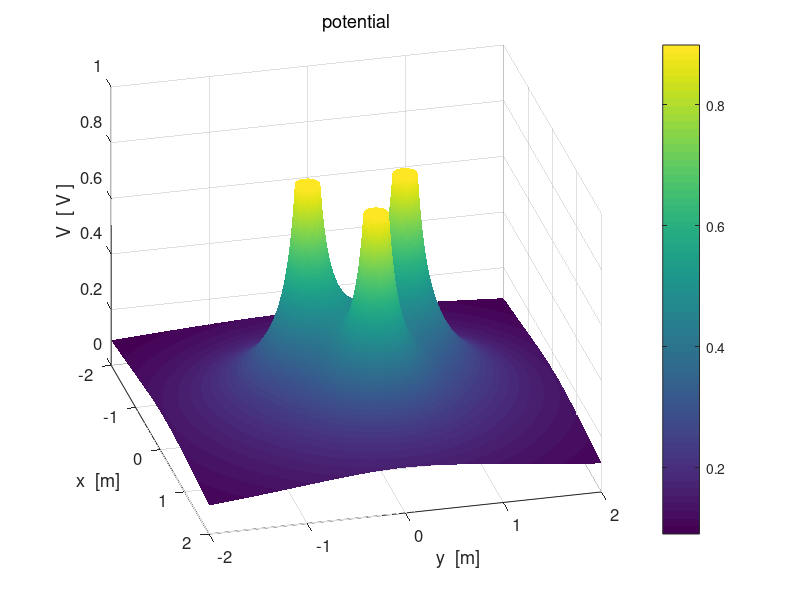

MATLAB code for this plot: (Note: this script raises an error after producing the figure.)
% cemVE06.m
% 19 april 2016
% Ian Cooper
% School of Physics, University of Sydney
% https://d-arora.github.io/Doing-Physics-With-Matlab/

% Potential and Electric Field in [2D] region
% 3 equal charges at the corners of an equilateral triangle

% Figure 6: Electric field lines
%           need to be careful with number of streamlines and their
%           starting positions ===>
%           Density of electric lines proportion to strength of electric field


clear all
close all
clc
tic

% ========================================================================
% INPUTS  
% ========================================================================

% Number of grid point    [N = 10001]
   N = 1001;
   
% Charge  Q = [10, 0, 0, 0, 0] 
   Q = [10, 10, 10, 0, 0] .* 1e-6;
   
% Radius of circular charged conductor;   
   a = 0.1;
   
% X & Y components of position of charges  [0, 0, 0, 0, 0]
   xC = [0,  0,  sqrt(2/3), 0, 0];
   yC = [-0.5, +0.5  0,  0,    0];

% constants
   eps0 = 8.854e-12;
   kC = 1/(4*pi*eps0);
   
% Dimensions of region / saturation levels
%   [dimensions of region -2 to 2 / minR = 1e-6 / Esat = 1e6 / Vsat = 1e6]
   minX = -2;  
   maxX =  2;
   minY = -2;
   maxY =  2;
   minR = 1e-6;
   minRx = 1e-6;
   minRy = 1e-6;
   Vsat = kC * max(abs(Q)) / a;
   Esat = kC * max(abs(Q)) / a^2;
   
% =======================================================================
% SETUP 
% =======================================================================
   
% Fields
    V = zeros(N,N);
    Ex = zeros(N,N); Ey = zeros(N,N);
    
% [2D] region
    x  = linspace(minX,maxX,N);
    y = linspace(minY, maxY,N);
    
% Color of charged object  +  red   /   - black
    col1 = [1 0 0];
    col2 = [0 0 0];
   
% Grid positions
    [xG, yG] = meshgrid(x,y);

% =======================================================================
% CALCULATION: POTENTIAL & ELECTRIC FIELD 
% =======================================================================

for n = 1 : 3
   Rx = xG - xC(n);
   Ry = yG - yC(n);
   
   index = find(abs(Rx)+ abs(Ry) == 0); 
   Rx(index) = minRx;  Ry(index) = minRy;
   
   R = sqrt(Rx.^2 + Ry.^2);
   R(R==0) = minR;
   V = V + kC .* Q(n) ./ (R);
   
   R3 = R.^3;
   Ex = Ex + kC .* Q(n) .* Rx ./ R3;
   Ey = Ey + kC .* Q(n) .* Ry ./ R3;
end

   if max(max(V)) >=  Vsat; V(V > Vsat)  = Vsat; end;
   if min(min(V)) <= -Vsat; V(V < -Vsat) = -Vsat; end;

   E = sqrt(Ex.^2 + Ey.^2);
   if max(max(E)) >=  Esat; E(E >  Esat)  =  Esat; end;
   if min(min(E)) <= -Esat; E(E < -Esat)  = -Esat; end;
   
   if max(max(Ex)) >=  Esat; Ex(Ex >  Esat)  =  Esat; end;
   if min(min(Ex)) <= -Esat; Ex(Ex < -Esat)  = -Esat; end;
   
   if max(max(Ey)) >=  Esat; Ey(Ey >  Esat)  =  Esat; end;
   if min(min(Ey)) <= -Esat; Ey(Ey < -Esat)  = -Esat; end;
   

% ======================================================================= 
% GRAPHICS 
% =======================================================================

%%

figure(1)   % 11111111111111111111111111111111111111111111111111111111111
   set(gcf,'units','normalized','position',[0.01 0.52 0.23 0.32]);
   surf(xG,yG,V./1e6);
   
   xlabel('x  [m]'); ylabel('y  [m]'); zlabel('V  [ V ]');
   title('potential','fontweight','normal');
   
   rotate3d
   view(76,32);
   set(gca,'fontsize',12)
   set(gca,'xLim',[-2, 2]); set(gca,'yLim',[-2, 2]);
   
   shading interp;
   h = colorbar;
   h.Label.String = 'V   [ MV ]';
   colormap(parula);
   axis square
   box on

%%   
figure(2)   %2222222222222222222222222222222222222222222222222222222222222
   set(gcf,'units','normalized','position',[0.25 0.52 0.23 0.32]);
   zP = V./1e6;
   contourf(xG,yG,zP,16);
   %set(gca,'xLim',[-5,5]); set(gca,'yLim', [-5, 5]);
   %set(gca,'xTick',-5:5); set(gca,'yTick', -5:5);
   hold on
   
   % charged conductors 
      col = col1;
      if Q(1) < 0; col = col2; end;
      pos1 = [-a+xC(1), -a+yC(1), 2*a, 2*a];
      h = rectangle('Position',pos1,'Curvature',[1,1]);
      set(h,'FaceColor',col,'EdgeColor',col);
      
      col = col1;
      if Q(2) < 0; col = col2; end;
      pos2 = [-a-xC(2), -a+yC(2), 2*a, 2*a];
      h = rectangle('Position',pos2,'Curvature',[1,1]);
      set(h,'FaceColor',col,'EdgeColor',col);
      
      col = col1;
      if Q(3) < 0; col = col2; end;
      pos3 = [-a+xC(3), -a+yC(3), 2*a, 2*a];
      h = rectangle('Position',pos3,'Curvature',[1,1]);
      set(h,'FaceColor',col,'EdgeColor',col);
      
   
   xlabel('x  [m]'); ylabel('y  [m]');
   title('potential','fontweight','normal');
      
   shading interp
   h = colorbar;
   h.Label.String = 'V   [ MV ]';
   colormap(parula);
   
   
   set(gca,'fontsize',12);
   axis square
   box on

%%
figure(3)   % 33333333333333333333333333333333333333333333333333333333333
   set(gcf,'units','normalized','position',[0.49 0.52 0.23 0.32]);
       c = 0; yStep = zeros(1,5);
       
      for n = ceil(N/2) : ceil(N/10): N
   %  for n = [1 11 21 31 41 51]
        xP = xG(n,:); yP = V(n,:)./1e6;
        plot(xP,yP,'linewidth',2);
        hold on
        c = c+1;
        yStep(c) = yG(n,1);
     end
     
       %tt = num2str(yStep,2);
       %tm1 = 'y  =  ';
       %tm2 = tt;
       %tm = [tm1 tm2];
       tm = 'Potential profiles for different y values';
       xlabel('x  [m]'); ylabel('V  [ MV ]');
       set(gca,'fontsize',12)  
       h_title = title(tm);
       set(h_title,'fontsize',12,'FontWeight','normal');
       %set(gca,'xTick',-5:5);
       tm1 = num2str(yStep(1),2);
       tm2 = num2str(yStep(2),2); tm3 = num2str(yStep(3),2);
       tm4 = num2str(yStep(4),2);  tm5 = num2str(yStep(5),2);
       %tm6 = num2str(yStep(6),3);
       h = legend(tm1,tm2,tm3,tm4,tm5,'Orientation','horizontal');
       set(h,'Location','northOutside');
      % 
%%
figure(4)   % 4444444444444444444444444444444444444444444444444444444444
     set(gcf,'units','normalized','position',[0.73 0.52 0.23 0.32]);
     
     c = 0; yStep = zeros(1,5);
     for n = ceil(N/2) : ceil(N/10): N
   %  for n = [1 11 21 31 41 51]
        xP = xG(n,:); yP = E(n,:)./1e6;
        plot(xP,yP,'linewidth',2);
        hold on
        c = c+1;
        yStep(c) = yG(n,1);
     end
     
    xlabel('x  [m]'); ylabel('| E |  [ MV/m ]');
    tm = '| E | profiles for different y values';
    h = title(tm);
    set(h,'fontsize',12,'FontWeight','normal');
       
    tm1 = num2str(yStep(1),2);
    tm2 = num2str(yStep(2),2); tm3 = num2str(yStep(3),2);
    tm4 = num2str(yStep(4),2);  tm5 = num2str(yStep(5),2);
    h = legend(tm1,tm2,tm3,tm4,tm5);
    set(h,'Orientation','horizontal','Location','northOutside'); 
       
    set(gca,'fontsize',12);
    box on;

%%    
figure(5)   % 5555555555555555555555555555555555555555555555555555555555
set(gcf,'units','normalized','position',[0.01 0.1 0.23 0.32]);
   surf(xG,yG,E./1e6);
   
   xlabel('x  [m]'); ylabel('y  [m]'); zlabel('E  [ V / m ]');
   title('electric field | E |','fontweight','normal');
   
  
   colorbar
   shading interp
   h =  colorbar;
   h.Label.String = '| E |   [ MV/m ]';
   rotate3d
   view(30,50);
   
   axis square
   set(gca,'fontsize',12) 
   box on
   
%%
figure(6)   % 66666666666666666666666666666666666666666666666666666666666
   set(gcf,'units','normalized','position',[0.25 0.1 0.23 0.32]);  
   contourf(xG,yG,V./1e6,12)
      
   xlabel('x  [m]'); ylabel('y  [m]');
   title('potential','fontweight','normal');
  
   hold on
     
% Electric field lines
%     need to reverse the direction of streamlines for neg charges
      A = pi/6;
      ang3 = [1*A 2*A 3*A 4*A 5*A 7*A 8*A 9*A 10*A 11*A  ];
      ang2 = [0 1*A 2*A 3*A 4*A 5*A 6*A 7*A 8*A 9*A]-pi/36;
      ang1 = -ang2+pi/36;
      
      %ang1 = ang3-pi/2;
     % ang1 = [0*A 1*A 2*A 3*A 4*A 5*A 6*A 7*A 8*A 9*A  ];
% Charge 1 
      if Q(1) > 0;
          p3 = Ex; p4 = Ey;
      else 
          p3 = -Ex; p4 = -Ey;
      end
      
      sx = xC(1) + a .* cos(ang1); sy = yC(1) + a .* sin(ang1);
      h = streamline(xG,yG,p3,p4,sx,sy);
      set(h,'linewidth',2,'color',[1 1 1]);
          
% Charge 2 
      if Q(2) > 0;
          p3 = Ex; p4 = Ey;
      else 
          p3 = -Ex; p4 = -Ey;
      end
      
      sx = xC(2) + a .* cos(ang2); sy = yC(2) + a .* sin(ang2);
      h = streamline(xG,yG,p3,p4,sx,sy);
      set(h,'linewidth',2,'color',[1 1 1]);
      
% Charge 3 
      if Q(3) > 0;
          p3 = Ex; p4 = Ey;
      else 
          p3 = -Ex; p4 = -Ey;
      end
            
      sx = xC(3) + a .* cos(ang3); sy = yC(3) + a .* sin(ang3);
      h = streamline(xG,yG,p3,p4,sx,sy);
      set(h,'linewidth',2,'color',[1 1 1]);
      
% charged conductors 
      col = col1;
      if Q(1) < 0; col = col2; end;
      pos1 = [-a+xC(1), -a+yC(1), 2*a, 2*a];
      h = rectangle('Position',pos1,'Curvature',[1,1]);
      set(h,'FaceColor',col,'EdgeColor',col);
      
      col = col1;
      if Q(2) < 0; col = col2; end;
      pos2 = [-a-xC(2), -a+yC(2), 2*a, 2*a];
      h = rectangle('Position',pos2,'Curvature',[1,1]);
      set(h,'FaceColor',col,'EdgeColor',col);
      
      col = col1;
      if Q(3) < 0; col = col2; end;
      pos3 = [-a+xC(3), -a+yC(3), 2*a, 2*a];
      h = rectangle('Position',pos3,'Curvature',[1,1]);
      set(h,'FaceColor',col,'EdgeColor',col);
        
      shading interp
      h = colorbar;
      h.Label.String = 'V   [ MV ]';
      h = colormap('parula');
      beta = 0.5;
      brighten(h,beta);
      
      set(gca,'xLim',[minX,maxX]); set(gca,'yLim', [minY, maxY]);
  
     axis square;
     box on;
     
%%
figure(7)   % 7777777777777777777777777777777777777777777777777777777777
   set(gcf,'units','normalized','position',[0.49 0.1 0.23 0.32]);
   pcolor(xG,yG,E./1e6);
   
   xlabel('x  [m]'); ylabel('y  [m]');
   title('electric field | E | ','fontweight','normal');
   
   %set(gca,'xLim',[-5,5]); set(gca,'yLim', [-5, 5]);
   %set(gca,'xTick',-5:5); set(gca,'yTick', -5:5);
   
   shading interp
   h = colorbar;
   h.Label.String = '|E|   [ MV/m ]';
   
   axis square
   set(gca,'fontsize',12)
   box on   
   
 
%%       
figure(8)    % 8888888888888888888888888888888888888888888888888888888888
     set(gcf,'units','normalized','position',[0.73 0.1 0.23 0.32]); 
     hold on
     index1 = 51 : 50 : 951;
     index1 = [index1 500 502];
     index2 = index1;
          
     p1 = xG(index1, index2); p2 = yG(index1, index2);
     
% scaling of electric field lines: unit length
        p3 = Ex(index1, index2)./(E(index1,index2));
        p4 = Ey(index1, index2)./(E(index1,index2));
% no scaling of electric field lines
%  p3 = Ex(index1, index2); p4 = Ey(index1, index2); 
     
     h = quiver(p1,p2,p3,p4,'autoscalefactor',0.8);
     set(h,'color',[0 0 1],'linewidth',1.2)
     
      hold on
      
% charged conductors 
      col = col1;
      if Q(1) < 0; col = col2; end;
      pos1 = [-a+xC(1), -a+yC(1), 2*a, 2*a];
      h = rectangle('Position',pos1,'Curvature',[1,1]);
      set(h,'FaceColor',col,'EdgeColor',col);
      
      col = col1;
      if Q(2) < 0; col = col2; end;
      pos2 = [-a-xC(2), -a+yC(2), 2*a, 2*a];
      h = rectangle('Position',pos2,'Curvature',[1,1]);
      set(h,'FaceColor',col,'EdgeColor',col);
      
      col = col1;
      if Q(3) < 0; col = col2; end;
      pos3 = [-a+xC(3), -a+yC(3), 2*a, 2*a];
      h = rectangle('Position',pos3,'Curvature',[1,1]);
      set(h,'FaceColor',col,'EdgeColor',col);
      
      xlabel('x  [m]'); ylabel('y  [m]');
      title('direction of scaled E at grid points','fontweight','normal');
     
      set(gca,'xLim',[-2,2]); set(gca,'yLim', [-2, 2]);
      axis([-2 2 -2 2]);
      axis equal
      box on
 
%%

     toc
     
   
